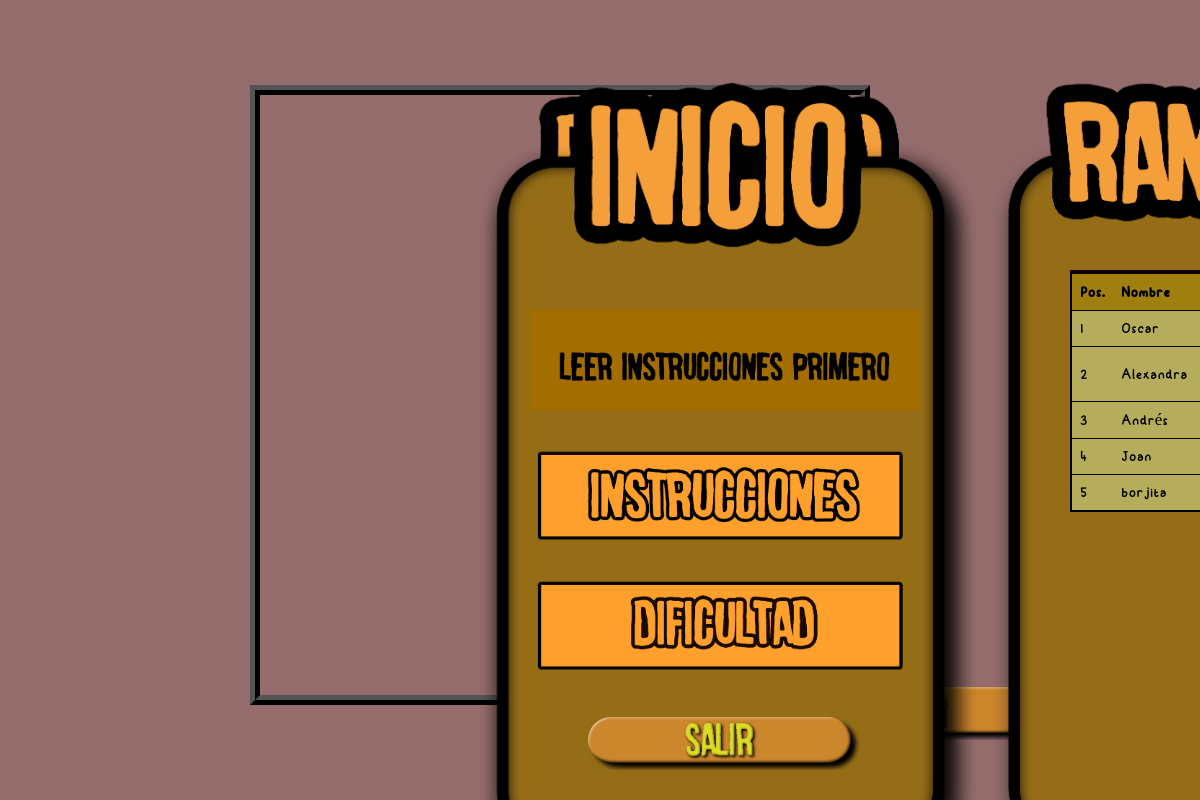
The page /JUEGO4/inicio.php on the database its author committed.
### tables this page shows
CREATE TABLE `usuario_juego_curso` (
  `Id` int NOT NULL AUTO_INCREMENT,
  `IdJuego` int NOT NULL,
  `IdUsuario` int NOT NULL,
  `IdCurso` int DEFAULT NULL,
  `Puntuacion` int DEFAULT NULL,
  PRIMARY KEY (`Id`),
  KEY `FK_Usuario_idx` (`IdUsuario`),
  KEY `FK_Juego_idx` (`IdJuego`),
  KEY `FK_Curso_idx` (`IdCurso`),
  KEY `FK_Usuario_jidx` (`IdUsuario`),
  KEY `FK_Juego_idix` (`IdJuego`),
  KEY `FK_Curso_idix` (`IdCurso`),
  CONSTRAINT `FK_CursoJuego` FOREIGN KEY (`IdCurso`) REFERENCES `curso` (`Id`),
  CONSTRAINT `FK_JuegoJuego` FOREIGN KEY (`IdJuego`) REFERENCES `juego` (`Id`),
  CONSTRAINT `FK_UsuarioJuego` FOREIGN KEY (`IdUsuario`) REFERENCES `usuario` (`Id`)
);

CREATE TABLE `usuario` (
  `Id` int NOT NULL AUTO_INCREMENT,
  `Email` varchar(50) NOT NULL,
  `Nombre` varchar(20) NOT NULL,
  `Apellido` varchar(50) NOT NULL,
  `Password` varchar(100) NOT NULL,
  `Admin` tinyint NOT NULL,
  `Idioma` int NOT NULL,
  PRIMARY KEY (`Id`),
  UNIQUE KEY `Email_UNIQUE` (`Email`)
);

### JUEGO4/inicio.php (the view, shortened to what this page needs)
<?php
    require_once('./php_library/bd.php');
    $puntuacion = seleccionarUsuarios();
?>
<!DOCTYPE html>
<html lang="en">
<head>
    <link rel="stylesheet" href="css/stylesInicio.css">
</head>
<body>
    <div id="menuInicio">
        <div id="botonInstrucciones" onclick="verInstrucciones()"></div>
        <div id="botonDificultad" onclick="cambiarDificultad()">
        </div>
        <div id="ranking">
            <table class="tablaPuntuacion">
                <tr>
                    <th>Pos.</th>
                    <th>Nombre</th>
                    <th>Apellidos</th>
                </tr>
                <?php foreach ($puntuacion as $puntuaciones) {
                    ?>
                    <tr>
                        <td> <?php posicion() ?> </td>
                        <td> <?php echo $puntuaciones['Nombre'] ?> </td>
                        <td> <?php echo $puntuaciones['Apellido'] ?> </td>
                    </tr>
                <?php } ?>
            </table>
        </div>
    </div>
    <div id="taparJugar"></div>
    <div id="salirJuego" onclick="window.location.href='../paginasHtml/juegos.php'"></div>
</body>
</html>

### JUEGO4/php_library/bd.php (shortened to what this page needs)
<?php
    function abrirBd(){
        $servername = "localhost:3306";
        $username = "root";
        $password = "mysql";
        $conexion = new PDO("mysql:host=$servername;dbname=Juego", $username, $password);
        $conexion->setAttribute(PDO::ATTR_ERRMODE, PDO::ERRMODE_EXCEPTION);
        $conexion->exec("set names utf8");
        return $conexion;
    }
    function cerrarBd(){
        return null;
    }
    function seleccionarUsuarios(){
        $conexion = abrirBd();
        $sentenciaTexto = "select usuario.Nombre, usuario.Apellido ,usuario_juego_curso.Puntuacion from usuario_juego_curso join usuario on usuario.Id = usuario_juego_curso.IdUsuario where usuario_juego_curso.IdJuego = 4 order by usuario_juego_curso.Puntuacion desc limit 10";
        $sentencia = $conexion->prepare($sentenciaTexto);
        $sentencia->execute();
        $resultado = $sentencia->fetchAll();
        return $resultado;
    }
    function posicion(){
        echo $_SESSION['posicion'];
    }
?>

### JUEGO4/css/stylesInicio.css (style rules this page uses)
* { padding: 0px; margin: 0px; font-family: sans-serif; }
html { scroll-behavior: smooth; }
.tablaPuntuacion { font-style: bold; font-size: 12px; width: 325px; text-align: left; border-collapse: collapse; border: 2px solid black; }
th { font-size: 17px; padding: 8px; font-family: "camello"; background: #a17f0f; border-top: 4px solid #0e0101; border-bottom: 1px solid rgb(0, 0, 0); color: rgb(0, 0, 0); }
td { font-size: 17px; font-family: "camello"; padding: 8px; background: #b6ad5c; border-bottom: 1px solid rgb(0, 0, 0); color: rgb(0, 0, 0); border-top: 1px solid transparent; }
#taparJugar { height: 100px; width: 390px; background-size: cover; position: fixed; background-image: url("../img/taparJugar.png"); left: 530px; top: 310px; z-index: 25; }
#botonInstrucciones { height: 100px; width: 390px; background-size: cover; position: fixed; background-image: url("../img/inicioBotonInstrucciones.png"); left: 530px; top: 440px; }
#botonDificultad { height: 100px; width: 390px; background-size: cover; position: fixed; background-image: url("../img/botonDificultad.png"); left: 530px; top: 570px; }
#ranking { height: 520px; width: 330px; background-size: cover; position: fixed; left: 1070px; top: 270px; }
#menuInicio { z-index: 21; height: 818px; width: 1090px; background-size: cover; position: fixed; background-image: url("../img/inicio2.png"); left: 430px; top: 80px; }
body { background-color: rgb(148, 108, 108); z-index: 1; }
#salirJuego { height: 60px; width: 280px; background-size: cover; position: fixed; background-image: url("../img/salir.png"); left: 580px; top: 710px; z-index: 30; }

### rows shown on the page
usuario_juego_curso: posicion "1", IdUsuario.Nombre "Oscar"
usuario_juego_curso: posicion "2", IdUsuario.Nombre "Alexandra"
usuario_juego_curso: posicion "3", IdUsuario.Nombre "Andrés"
usuario_juego_curso: posicion "4", IdUsuario.Nombre "Joan"
usuario_juego_curso: posicion "5", IdUsuario.Nombre "borjita"
